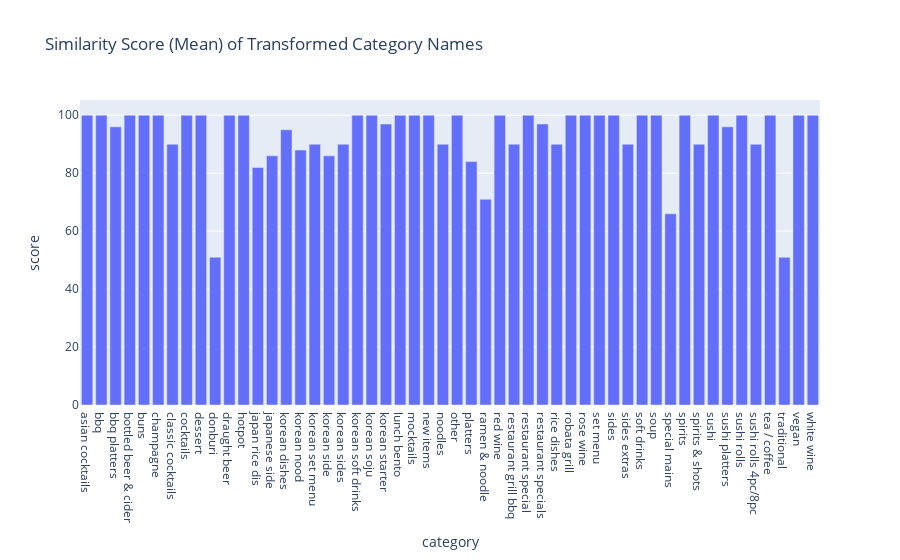

Notebook code for this chart:
### Markdown cell above
To get some idea about the the transformation on a more visual basis, I will plot the original categories and their respective score averaged (mean).

Things to notice are:
- `donburi` is low, that's fine because it's going to be corrected to `japanese rice dish`
- `ramen & noodle` is low; will be corrected to `japanese noodles`
- there are 2 sushi roll categories
- `special mains` is low; will be corrected to `restaurant special`
- `traditional` is low; will be corrected to `japanese starters`

### Code cell
px.bar(
    fuzzed.groupby("category").score.mean().reset_index(),
    x="category",
    y="score",
    title="Similarity Score (Mean) of Transformed Category Names",
)

### Figure 1 — Plotly figure (JSON) as saved in the notebook; plotly's stock layout.template omitted (floating-point values rounded to 4 significant figures)
{"data": [{"alignmentgroup": "True", "hovertemplate": "category=%{x}<br>score=%{y}<extra></extra>", "legendgroup": "", "marker": {"color": "#636efa", "pattern": {"shape": ""}}, "name": "", "offsetgroup": "", "orientation": "v", "showlegend": false, "textposition": "auto", "type": "bar", "x": ["asian cocktails", "bbq", "bbq platters", "bottled beer & cider", "buns", "champagne", "classic cocktails", "cocktails", "dessert", "donburi", "draught beer", "hotpot", "japan rice dis", "japanese side", "korean dishes", "korean nood", "korean set menu", "korean side", "korean sides", "korean soft drinks", "korean soju", "korean starter", "lunch bento", "mocktails", "new items", "noodles", "other", "platters", "ramen & noodle", "red wine", "restaurant grill bbq", "restaurant special", "restaurant specials", "rice dishes", "robata grill", "rose wine", "set menu", "sides", "sides extras", "soft drinks", "soup", "special mains", "spirits", "spirits & shots", "sushi", "sushi platters", "sushi rolls", "sushi rolls 4pc/8pc", "tea / coffee", "traditional", "vegan", "white wine"], "xaxis": "x", "y": [100, 100, 96, 100, 100, 100, 90, 100, 100, 51, 100, 100, 82, 86, 95, 88, 90, 86, 90, 100, 100, 97, 100, 100, 100, 90, 100, 84, 71, 100, 90, 100, 97, 90, 100, 100, 100, 100, 90, 100, 100, 66, 100, 90, 100, 96, 100, 90, 100, 51, 100, 100], "yaxis": "y"}], "layout": {"barmode": "relative", "legend": {"tracegroupgap": 0}, "title": {"text": "Similarity Score (Mean) of Transformed Category Names"}, "xaxis": {"anchor": "y", "domain": [0, 1], "title": {"text": "category"}}, "yaxis": {"anchor": "x", "domain": [0, 1], "title": {"text": "score"}}}}
